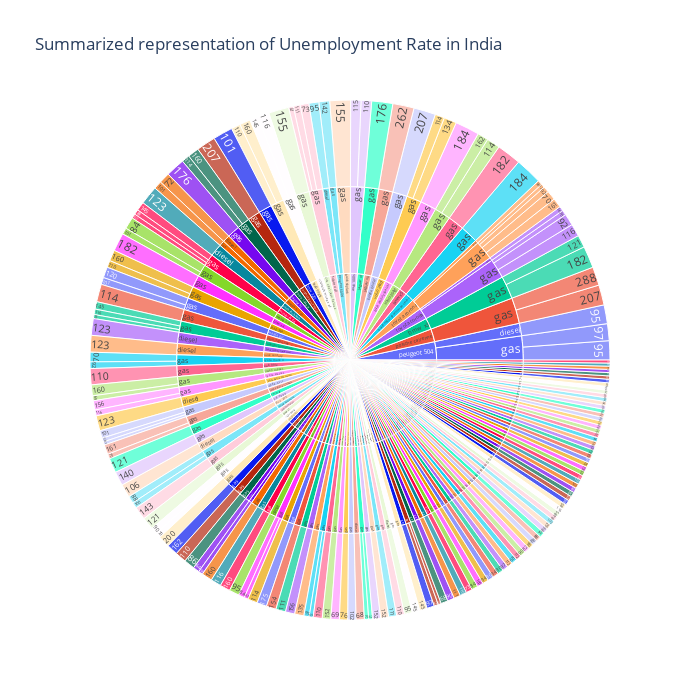

The code cell stored with this chart in its notebook:
### Code cell
import plotly.express as px
figure = px.sunburst(data, path=["CarName","fueltype","horsepower"], 
                     values="price", 
                     width=700, height=700, color_continuous_scale="Cividis", 
                     title="Summarized representation of Unemployment Rate in India")
figure.show()

### Figure 1 — Plotly figure (JSON) as saved in the notebook; plotly's stock layout.template omitted (floating-point values rounded to 4 significant figures; data arrays with more than 128 entries replaced by an {"elided": "..."} marker saying what was removed)
{"data": [{"branchvalues": "total", "domain": {"x": [0, 1], "y": [0, 1]}, "hovertemplate": "labels=%{label}<br>price=%{value}<br>parent=%{parent}<br>id=%{id}<extra></extra>", "ids": {"elided": "488 str values"}, "labels": {"elided": "488 str values"}, "name": "", "parents": {"elided": "488 str values"}, "type": "sunburst", "values": {"elided": "488 float values"}}], "layout": {"height": 700, "legend": {"tracegroupgap": 0}, "title": {"text": "Summarized representation of Unemployment Rate in India"}, "width": 700}}
